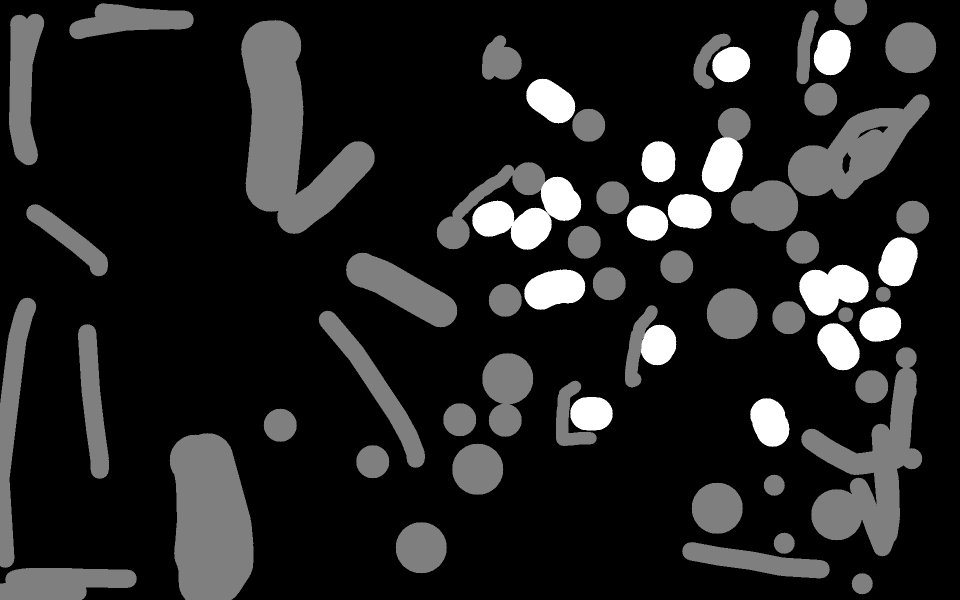
#> input picture annotations/pixel_masks/basler_120126/Image__2026-01-12__16-31-10.png, 1920 x 1200 px (shown at 1/2 size); its folder holds only this picture in this run
$ python audit_dataset.py --root ../../annotations/pixel_masks/basler_120126 --output out.png   (older library calls are emulated)
#> lines starting #> are read from the running program, lines starting #| are printed output that depends on the picture
#!/usr/bin/env python3

from __future__ import annotations

import argparse
import csv
import hashlib
import json
from collections import Counter, defaultdict
from pathlib import Path

import cv2
import numpy as np
from PIL import Image, ImageDraw, ImageFont, ImageOps


Image.MAX_IMAGE_PIXELS = None

EXTENSIONS = {
    ".bmp",
    ".png",
    ".jpg",
    ".jpeg",
    ".tif",
    ".tiff",
}

EXPECTED_GROUPS = {
    "basler_120126",
    "basler_OldObj",
    "basler_tstRGB",
    "images",
}


def calculate_sha256(path: Path) -> str:
    digest = hashlib.sha256()

    with path.open("rb") as source:
        while chunk := source.read(4 * 1024 * 1024):
            digest.update(chunk)

    return digest.hexdigest()


def calculate_dhash(image: Image.Image) -> str:
    small = image.convert("L").resize(
        (9, 8),
        Image.Resampling.LANCZOS,
    )

    pixels = np.asarray(small, dtype=np.uint8)
    differences = pixels[:, 1:] > pixels[:, :-1]

    value = 0

    for bit in differences.ravel():
        value = (value << 1) | int(bit)

    return f"{value:016x}"


def write_csv(
    path: Path,
    rows: list[dict],
    fields: list[str],
) -> None:
    with path.open(
        "w",
        encoding="utf-8",
        newline="",
    ) as target:
        writer = csv.DictWriter(
            target,
            fieldnames=fields,
        )

        writer.writeheader()
        writer.writerows(rows)


def scan_image(
    path: Path,
    root: Path,
    number: int,
    total: int,
) -> dict:
#> called with number = 1, total = 1
    relative_path = path.relative_to(root).as_posix()
    relative_parts = Path(relative_path).parts

    if len(relative_parts) > 1:
        group = relative_parts[0]
    else:
        group = "(root)"

    size_bytes = path.stat().st_size

    record = {
        "relative_path": relative_path,
        "group": group,
        "filename": path.name,
        "extension": path.suffix.lower(),
        "size_bytes": size_bytes,
        "size_mb": round(size_bytes / 1024 / 1024, 4),
        "sha256": "",
        "width": "",
        "height": "",
        "megapixels": "",
        "mode": "",
        "channels": "",
        "mean_gray": "",
        "std_gray": "",
        "dynamic_range_p01_p99": "",
        "sharpness_laplacian": "",
        "dhash": "",
        "status": "unreadable",
        "error": "",
        "duplicate_group": "",
    }

    print(
        f"[{number:03d}/{total:03d}] "
        f"{relative_path}"
    )

    try:
        record["sha256"] = calculate_sha256(path)

        with Image.open(path) as opened:
#> opened is the input picture: PIL image 1920x1200 L; min 0, max 2, mean 0.274
            opened.load()

            image = ImageOps.exif_transpose(opened)

            width, height = image.size

            preview = image.convert("RGB")
            preview.thumbnail(
                (512, 512),
                Image.Resampling.LANCZOS,
            )
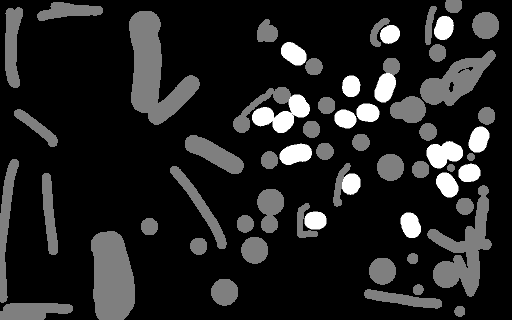
#> preview: PIL image 512x320 RGB; min 0, max 2, mean 0.273; drawn with min black and max white

            gray = np.asarray(
                preview.convert("L"),
                dtype=np.uint8,
            )

            if gray.size == 0:
                raise ValueError(
                    "После чтения получено пустое изображение."
                )

            percentile_01 = float(
                np.percentile(gray, 1)
            )
#> percentile_01 = 0
            percentile_99 = float(
                np.percentile(gray, 99)
            )
#> percentile_99 = 2

            sharpness = float(
                cv2.Laplacian(
                    gray,
                    cv2.CV_64F,
                ).var()
            )
#> sharpness = 0.188

            record.update(
                {
                    "width": width,
                    "height": height,
                    "megapixels": round(
                        width * height / 1_000_000,
                        4,
                    ),
                    "mode": image.mode,
                    "channels": len(image.getbands()),
                    "mean_gray": round(
                        float(gray.mean()),
                        4,
                    ),
                    "std_gray": round(
                        float(gray.std()),
                        4,
                    ),
                    "dynamic_range_p01_p99": round(
                        percentile_99 - percentile_01,
                        4,
                    ),
                    "sharpness_laplacian": round(
                        sharpness,
                        4,
                    ),
                    "dhash": calculate_dhash(preview),
                    "status": "ok",
                    "error": "",
                }
            )
#> the loop in calculate_dhash, `for bit in differences.ravel():` made 64 passes
#> (bit, value) on passes 2 to 9: (False, 0), (False, 0), (False, 0), (False, 0), (False, 0), (False, 0), (False, 0), (False, 0)
#> after the loop in calculate_dhash, `for bit in differences.ravel():`: value = 79237885198336

    except Exception as error:
        record["error"] = (
            f"{type(error).__name__}: {error}"
        )

    return record


def create_contact_sheets(
    root: Path,
    output_directory: Path,
    records: list[dict],
    columns: int = 5,
    rows: int = 4,
) -> int:
    output_directory.mkdir(
        parents=True,
        exist_ok=True,
    )

    font = ImageFont.load_default()

    cell_width = 300
    cell_height = 240

    thumbnail_width = 280
    thumbnail_height = 180

    images_per_page = columns * rows

    records_by_group = defaultdict(list)

    for record in records:
        records_by_group[record["group"]].append(
            record
        )

    page_count = 0

    for group, group_records in sorted(
        records_by_group.items()
    ):
        group_records.sort(
            key=lambda item: item["relative_path"]
        )

        for start in range(
            0,
            len(group_records),
            images_per_page,
        ):
            page_count += 1

            page_number = (
                start // images_per_page + 1
            )

            page = Image.new(
                "RGB",
                (
                    columns * cell_width,
                    rows * cell_height,
                ),
                "white",
            )

            draw = ImageDraw.Draw(page)

            page_records = group_records[
                start : start + images_per_page
            ]

            for position, record in enumerate(
                page_records
            ):
                column = position % columns
                row = position // columns

                x = column * cell_width
                y = row * cell_height

                source_path = (
                    root / record["relative_path"]
                )

                try:
                    with Image.open(
                        source_path
                    ) as opened:
                        opened.load()

                        image = ImageOps.exif_transpose(
                            opened
                        ).convert("RGB")

                        image.thumbnail(
                            (
                                thumbnail_width,
                                thumbnail_height,
                            ),
                            Image.Resampling.LANCZOS,
                        )

                        paste_x = (
                            x
                            + (
                                cell_width
                                - image.width
                            )
                            // 2
                        )

                        paste_y = (
                            y
                            + 8
                            + (
                                thumbnail_height
                                - image.height
                            )
                            // 2
                        )

                        page.paste(
                            image,
                            (paste_x, paste_y),
                        )

                except Exception:
                    draw.text(
                        (x + 10, y + 10),
                        "UNREADABLE",
                        fill="red",
                        font=font,
                    )

                filename = record["filename"]

                if len(filename) > 42:
                    filename = (
                        filename[:39] + "..."
                    )

                draw.text(
                    (x + 10, y + 194),
                    filename,
                    fill="black",
                    font=font,
                )

                draw.text(
                    (x + 10, y + 212),
                    (
                        f"{record['width']}x"
                        f"{record['height']} | "
                        f"{record['size_mb']} MB"
                    ),
                    fill="black",
                    font=font,
                )

            output_path = (
                output_directory
                / (
                    f"{group}_page_"
                    f"{page_number:03d}.jpg"
                )
            )

            page.save(
                output_path,
                format="JPEG",
                quality=88,
                optimize=True,
            )

    return page_count


def main() -> None:
    parser = argparse.ArgumentParser(
        description=(
            "Технический аудит полного "
            "набора изображений."
        )
    )

    parser.add_argument(
        "--root",
        type=Path,
        required=True,
    )

    parser.add_argument(
        "--output",
        type=Path,
        required=True,
    )

    parser.add_argument(
        "--expected-count",
        type=int,
        default=594,
    )

    parser.add_argument(
        "--near-distance",
        type=int,
        default=2,
    )

    arguments = parser.parse_args()

    root = arguments.root.resolve()
    output = arguments.output.resolve()

    if not root.is_dir():
        raise SystemExit(
            f"Не найдена папка: {root}"
        )

    output.mkdir(
        parents=True,
        exist_ok=True,
    )

    all_files = sorted(
        path
        for path in root.rglob("*")
        if path.is_file()
    )

    image_paths = [
        path
        for path in all_files
        if path.suffix.lower() in EXTENSIONS
    ]

    non_image_paths = [
        path
        for path in all_files
        if path.suffix.lower()
        not in EXTENSIONS
    ]

    if not image_paths:
        raise SystemExit(
            "Изображения не найдены."
        )

    print(
        f"Найдено изображений: "
        f"{len(image_paths)}"
    )

    print(
        f"Посторонних файлов: "
        f"{len(non_image_paths)}"
    )

    print()

    records = []

    for number, path in enumerate(
        image_paths,
        start=1,
    ):
        records.append(
            scan_image(
                path=path,
                root=root,
                number=number,
                total=len(image_paths),
            )
        )

    records_by_hash = defaultdict(list)

    for record in records:
        if record["status"] == "ok":
            records_by_hash[
                record["sha256"]
            ].append(record)
#> this loop made 1 pass

    duplicate_rows = []
    duplicate_group_number = 0

    for duplicate_records in (
        records_by_hash.values()
    ):
        if len(duplicate_records) < 2:
            continue

        duplicate_group_number += 1

        duplicate_group_id = (
            f"DUP-"
            f"{duplicate_group_number:03d}"
        )

        for record in duplicate_records:
            record["duplicate_group"] = (
                duplicate_group_id
            )

            duplicate_rows.append(
                {
                    "duplicate_group":
                        duplicate_group_id,
                    "relative_path":
                        record["relative_path"],
                    "sha256":
                        record["sha256"],
                }
            )
#> after the loop, duplicate_group_number = 0; duplicate_rows = []; record = 20 items

    readable_records = [
        record
        for record in records
        if record["status"] == "ok"
    ]
#> readable_records = 1 item

    near_duplicate_rows = []

    for left_index, left in enumerate(
        readable_records
    ):
        for right in readable_records[
            left_index + 1 :
        ]:
            if (
                left["sha256"]
                == right["sha256"]
            ):
                continue

            if (
                left["width"],
                left["height"],
            ) != (
                right["width"],
                right["height"],
            ):
                continue

            left_hash = int(
                left["dhash"],
                16,
            )

            right_hash = int(
                right["dhash"],
                16,
            )

            distance = (
                left_hash ^ right_hash
            ).bit_count()

            if (
                distance
                <= arguments.near_distance
            ):
                near_duplicate_rows.append(
                    {
                        "hamming_distance":
                            distance,
                        "left_path":
                            left["relative_path"],
                        "right_path":
                            right["relative_path"],
                    }
                )
#> this loop made 1 pass
#> after the loop, near_duplicate_rows = []

    near_duplicate_rows.sort(
        key=lambda item: (
            item["hamming_distance"],
            item["left_path"],
            item["right_path"],
        )
    )

    index_fields = list(
        records[0].keys()
    )
#> index_fields = ['relative_path', 'group', 'filename', 'extension', 'size_bytes', 'size_mb', 'sha256', 'width', 'height', 'megapixels', 'mode', 'channels', 'mean_gray', 'std_gray', 'dynamic_range_p01_p99', 'sharpness_laplacian', 'dhash', 'status', 'error', 'duplicate_group']

    write_csv(
        output / "dataset_index.csv",
        records,
        index_fields,
    )

    review_rows = []

    for record in records:
        review_rows.append(
            {
                "relative_path":
                    record["relative_path"],
                "group":
                    record["group"],
                "has_unwrapped": "",
                "has_sticker": "",
                "has_border_candy": "",
                "crowding": "",
                "review_status": "",
                "notes": "",
            }
        )
#> after the loop, review_rows = 1 item

    write_csv(
        output / "review_manifest.csv",
        review_rows,
        list(review_rows[0].keys()),
    )

    write_csv(
        output / "exact_duplicates.csv",
        duplicate_rows,
        [
            "duplicate_group",
            "relative_path",
            "sha256",
        ],
    )

    write_csv(
        output / "near_duplicates.csv",
        near_duplicate_rows,
        [
            "hamming_distance",
            "left_path",
            "right_path",
        ],
    )

    unreadable_rows = [
        {
            "relative_path":
                record["relative_path"],
            "group":
                record["group"],
            "error":
                record["error"],
        }
        for record in records
        if record["status"] != "ok"
    ]
#> unreadable_rows = []

    write_csv(
        output / "unreadable_files.csv",
        unreadable_rows,
        [
            "relative_path",
            "group",
            "error",
        ],
    )

    non_image_rows = [
        {
            "relative_path":
                path.relative_to(
                    root
                ).as_posix(),
            "size_bytes":
                path.stat().st_size,
        }
        for path in non_image_paths
    ]

    write_csv(
        output / "non_image_files.csv",
        non_image_rows,
        [
            "relative_path",
            "size_bytes",
        ],
    )

    print()
    print("Создаю обзорные листы...")

    contact_sheet_pages = (
        create_contact_sheets(
            root=root,
            output_directory=(
                output / "contact_sheets"
            ),
            records=records,
        )
    )
#> the loop in create_contact_sheets, `for record in records:` made 1 pass
#> in create_contact_sheets, `image.thumbnail( ( thumbnail_width, thumbnail_height, ), Image.Resampl..`:
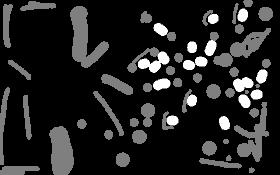
#> image: PIL image 280x175 RGB; min 0, max 2, mean 0.268; drawn with min black and max white
#> (the rest of the program and of its run is left out)
